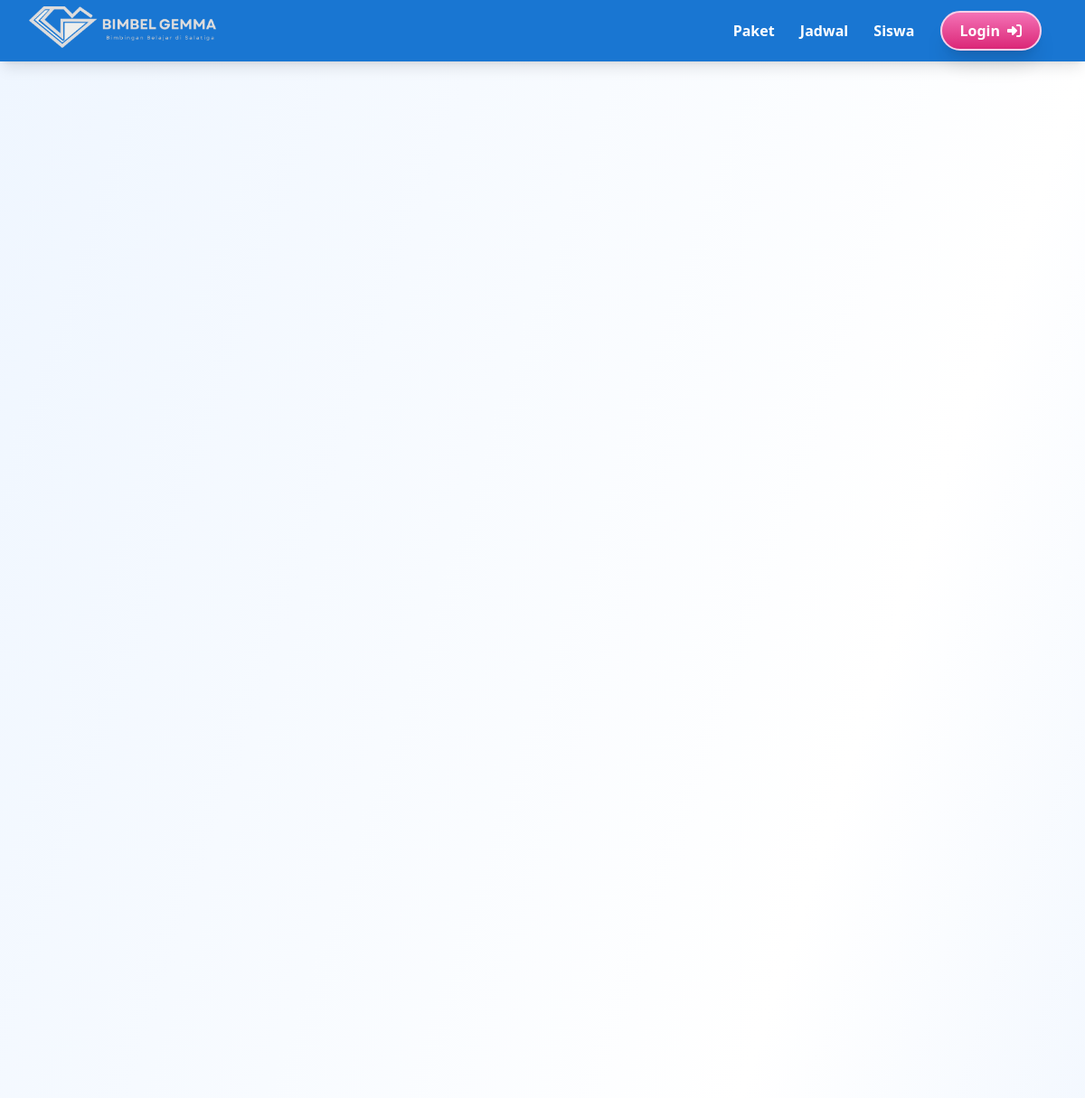
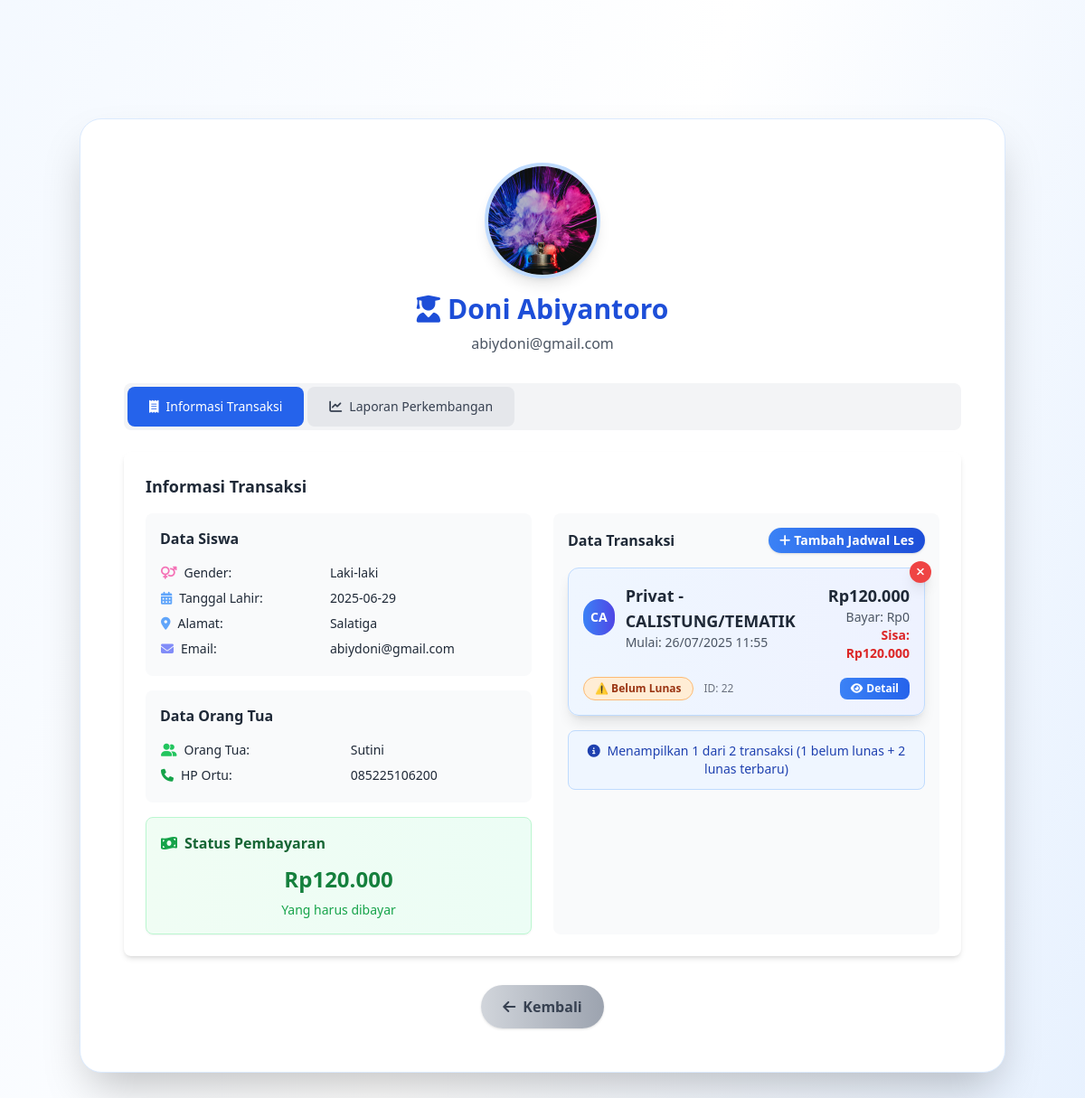
/detail_siswa.php?email=abiydoni@gmail.com, run on the app's committed database (2 pictures, top to bottom).
### tables this page shows
CREATE TABLE `tb_profile` (
  `id` int(11) NOT NULL,
  `nama` varchar(100) NOT NULL,
  `keterangan` varchar(225) NOT NULL,
  `alamat` varchar(255) NOT NULL,
  `email` varchar(100) NOT NULL,
  `wa` varchar(20) NOT NULL,
  `ig` varchar(50) NOT NULL,
  `logo1` varchar(100) NOT NULL,
  `logo2` varchar(100) NOT NULL,
  `tanggal` timestamp NOT NULL DEFAULT current_timestamp() ON UPDATE current_timestamp()
);

CREATE TABLE `tb_siswa` (
  `id` int(11) NOT NULL,
  `nama` varchar(100) NOT NULL,
  `gender` varchar(20) DEFAULT NULL,
  `tgl_lahir` date DEFAULT NULL,
  `ortu` varchar(100) DEFAULT NULL,
  `hp_ortu` varchar(30) DEFAULT NULL,
  `alamat` varchar(255) DEFAULT NULL,
  `email` varchar(100) DEFAULT NULL,
  `foto` varchar(100) DEFAULT NULL,
  `created_at` timestamp NOT NULL DEFAULT current_timestamp()
);

CREATE TABLE `tb_trx` (
  `id` int(11) NOT NULL,
  `email` varchar(100) NOT NULL,
  `paket` varchar(50) NOT NULL,
  `mapel` varchar(100) NOT NULL,
  `harga` int(11) NOT NULL,
  `bayar` int(11) NOT NULL,
  `status` tinyint(1) NOT NULL,
  `tanggal` timestamp NOT NULL DEFAULT current_timestamp() ON UPDATE current_timestamp(),
  `id_tentor` int(11) DEFAULT NULL
);

CREATE TABLE `tb_mapel` (
  `id` int(11) NOT NULL,
  `kode` varchar(10) NOT NULL,
  `nama` varchar(100) NOT NULL,
  `keterangan` varchar(255) NOT NULL,
  `status` tinyint(1) NOT NULL,
  `tanggal` timestamp NOT NULL DEFAULT current_timestamp() ON UPDATE current_timestamp()
);

CREATE TABLE `tb_paket` (
  `id` int(11) NOT NULL,
  `Kode` varchar(10) NOT NULL,
  `nama` varchar(100) NOT NULL,
  `keterangan` varchar(255) NOT NULL,
  `jenjang` varchar(20) NOT NULL,
  `harga` int(11) NOT NULL,
  `status` tinyint(1) NOT NULL,
  `tanggal` timestamp NOT NULL DEFAULT current_timestamp() ON UPDATE current_timestamp()
);

### detail_siswa.php (the view, shortened to what this page needs)
<?php
include 'includes/header.php';
include 'api/db.php';
$email = isset($_GET['email']) ? $_GET['email'] : '';
$siswa = null;
if ($email) {
  $stmt = $pdo->prepare('SELECT * FROM tb_siswa WHERE email = ? LIMIT 1');
  $stmt->execute([$email]);
  $siswa = $stmt->fetch(PDO::FETCH_ASSOC);
}
$foto = isset($siswa['foto']) && $siswa['foto'] ? 'assets/img/profile/' . $siswa['foto'] : 'assets/img/profile/default.png';
$trx = [];
if (!empty($siswa['email'])) {
  try {
    $stmt = $pdo->prepare('SELECT t.id, t.paket, t.harga, t.bayar, t.status, t.tanggal, p.nama as nama_paket, t.mapel, m.nama as nama_mapel FROM tb_trx t LEFT JOIN tb_paket p ON t.paket = p.kode LEFT JOIN tb_mapel m ON t.mapel = m.kode WHERE t.email = ? ORDER BY t.tanggal DESC');
    $stmt->execute([$siswa['email']]);
    $trx = $stmt->fetchAll(PDO::FETCH_ASSOC);
    foreach ($trx as $i => $t) {
      $stmt2 = $pdo->prepare('SELECT id, tanggal, jam_trx FROM tb_trx_tanggal WHERE id_trx = ? ORDER BY tanggal, jam_trx');
      $stmt2->execute([$t['id']]);
      $trx[$i]['jadwal'] = $stmt2->fetchAll(PDO::FETCH_ASSOC);
    }
  } catch (Exception $e) {}
}
?>
<div class="min-h-screen flex items-center justify-center bg-gradient-to-br from-blue-50 via-white to-blue-100 py-10 px-2">
  <div class="w-full max-w-5xl bg-white rounded-3xl shadow-2xl p-8 md:p-12 border border-blue-100 relative mx-auto">
    <div class="text-center mb-8">
      <img src="<?= htmlspecialchars($foto) ?>" alt="Foto Siswa" class="w-32 h-32 rounded-full object-cover border-4 border-blue-200 shadow-lg mx-auto mb-4">
      <div class="text-3xl font-extrabold text-blue-700 flex items-center justify-center gap-2">
        <i class="fa-solid fa-user-graduate"></i> <?= htmlspecialchars($siswa['nama']) ?>
      </div>
      <p class="text-gray-600 mt-2"><?= htmlspecialchars($siswa['email']) ?></p>
    </div>
    <div class="flex space-x-1 bg-gray-100 p-1 rounded-lg mb-6">
      <button onclick="showTab('transaksi')" class="px-6 py-3 rounded-lg text-sm font-medium bg-blue-600 text-white transition-all">
        <i class="fa-solid fa-receipt mr-2"></i>Informasi Transaksi
      </button>
      <button onclick="showTab('perkembangan')" class="px-6 py-3 rounded-lg text-sm font-medium bg-gray-200 text-gray-700 transition-all">
        <i class="fa-solid fa-chart-line mr-2"></i>Laporan Perkembangan
      </button>
    </div>
    <div id="tab-content-transaksi" class="block">
      <div class="bg-white rounded-lg shadow-md p-6">
        <h3 class="text-lg font-semibold text-gray-800 mb-4">Informasi Transaksi</h3>
        <div class="grid grid-cols-1 lg:grid-cols-2 gap-6">
          <div class="space-y-4">
            <div class="bg-gray-50 rounded-lg p-4">
              <h4 class="font-semibold text-gray-800 mb-3">Data Siswa</h4>
              <table class="w-full text-sm">
                <tr><td class="py-1 pr-3"><i class="fa-solid fa-venus-mars text-pink-400 mr-2"></i>Gender:</td><td class="py-1"> <?= htmlspecialchars($siswa['gender']) ?></td></tr>
                <tr><td class="py-1 pr-3"><i class="fa-solid fa-calendar-days text-blue-400 mr-2"></i>Tanggal Lahir:</td><td class="py-1"> <?= htmlspecialchars($siswa['tgl_lahir']) ?></td></tr>
                <tr><td class="py-1 pr-3"><i class="fa-solid fa-location-dot text-blue-400 mr-2"></i>Alamat:</td><td class="py-1"> <?= htmlspecialchars($siswa['alamat']) ?></td></tr>
                <tr><td class="py-1 pr-3"><i class="fa-solid fa-envelope text-indigo-400 mr-2"></i>Email:</td><td class="py-1"> <?= htmlspecialchars($siswa['email']) ?></td></tr>
              </table>
            </div>
            <div class="bg-gray-50 rounded-lg p-4">
              <h4 class="font-semibold text-gray-800 mb-3">Data Orang Tua</h4>
              <table class="w-full text-sm">
                <tr><td class="py-1 pr-3"><i class="fa-solid fa-user-group text-green-500 mr-2"></i>Orang Tua:</td><td class="py-1"> <?= htmlspecialchars($siswa['ortu']) ?></td></tr>
                <tr><td class="py-1 pr-3"><i class="fa-solid fa-phone text-green-600 mr-2"></i>HP Ortu:</td><td class="py-1"> <?= htmlspecialchars($siswa['hp_ortu']) ?></td></tr>
              </table>
            </div>
            <?php
            $total_sisa = array_sum(array_map(function($t) { return max(0, $t['harga'] - $t['bayar']); }, $trx));
            ?>
            <div class="bg-gradient-to-r from-green-50 to-emerald-50 rounded-lg p-4 border border-green-200 shadow-sm">
              <h4 class="font-semibold text-green-800 mb-3 flex items-center gap-2">
                <i class="fa-solid fa-money-bill-wave text-green-600"></i>Status Pembayaran
              </h4>
              <div class="text-center">
                <?php if ($total_sisa > 0): ?>
                <div class="text-2xl font-bold text-green-700 mb-2">
                  Rp<?= number_format($total_sisa,0,',','.') ?>
                </div>
                <p class="text-sm text-green-600">Yang harus dibayar</p>
                <?php endif; ?>
              </div>
            </div>
          </div>
          <div class="bg-gray-50 rounded-lg p-4">
            <div class="flex items-center justify-between mb-4">
              <h4 class="font-semibold text-gray-800">Data Transaksi</h4>
              <button id="btn-tambah-trx" class="px-3 py-1 bg-gradient-to-r from-blue-500 to-blue-700 text-white font-semibold rounded-full shadow hover:scale-105 hover:shadow-lg transition flex items-center gap-1 text-sm whitespace-nowrap">
                <i class="fa-solid fa-plus"></i> Tambah Jadwal Les
              </button>
            </div>
            <?php if (empty($trx)): ?>
              <div class="text-gray-500 italic text-center py-8">Belum ada transaksi untuk siswa ini.</div>
            <?php else: ?>
              <?php
              $trx_lunas = [];
              $trx_belum_lunas = [];
              foreach($trx as $t) {
                $sisa = $t['harga'] - $t['bayar'];
                if ($sisa <= 0) {
                  $trx_lunas[] = $t;
                } else {
                  $trx_belum_lunas[] = $t;
                }
              }
              $trx_to_show = [];
              if (empty($trx_belum_lunas)) {
                $trx_to_show = array_slice($trx_lunas, 0, 3);
              } elseif (count($trx_belum_lunas) == 1 && count($trx_lunas) >= 2) {
                $trx_to_show = array_merge($trx_belum_lunas, array_slice($trx_lunas, 0, 2));
              } elseif (count($trx_belum_lunas) == 2 && count($trx_lunas) >= 1) {
                $trx_to_show = array_merge($trx_belum_lunas, array_slice($trx_lunas, 0, 1));
              } elseif (count($trx_belum_lunas) == 3) {
                $trx_to_show = $trx_belum_lunas;
              } else {
                $trx_to_show = $trx_belum_lunas;
              }
              ?>
              <div class="space-y-4">
                <?php foreach($trx_to_show as $t):
                  $sisa = $t['harga'] - $t['bayar'];
                  $lunas = $sisa <= 0;
                ?>
                  <div class="bg-gradient-to-r from-blue-50 to-indigo-50 rounded-xl p-4 border border-blue-200 shadow-lg hover:shadow-xl transition-all duration-300 relative">
                    <button onclick="<?= $lunas ? 'return false;' : 'hapusTransaksi(' . $t['id'] . ')' ?>"
                            class="absolute -top-2 -right-2 w-6 h-6 <?= $lunas ? 'bg-gray-400 cursor-not-allowed' : 'bg-red-500 hover:bg-red-600' ?> text-white rounded-full flex items-center justify-center text-xs transition-all duration-200 <?= $lunas ? '' : 'hover:scale-110' ?> shadow-lg"
                            <?= $lunas ? 'disabled title="Transaksi lunas tidak dapat dihapus"' : '' ?>>
                      <i class="fa-solid fa-times"></i>
                    </button>
                    <div class="flex justify-between items-start mb-4">
                      <div class="flex items-center gap-3">
                        <div class="w-10 h-10 bg-gradient-to-r from-blue-500 to-indigo-600 rounded-full flex items-center justify-center text-white font-bold text-sm">
                          <?= strtoupper(substr($t['nama_mapel'], 0, 2)) ?>
                        </div>
                        <div>
                          <h4 class="font-bold text-gray-800 text-lg"><?= htmlspecialchars($t['nama_paket']) ?> - <?= htmlspecialchars($t['nama_mapel']) ?></h4>
                          <p class="text-sm text-gray-600">Mulai: <?= date('d/m/Y H:i', strtotime($t['tanggal'])) ?></p>
                        </div>
                      </div>
                      <div class="text-right">
                        <div class="text-lg font-bold text-gray-800">Rp<?= number_format($t['harga'],0,',','.') ?></div>
                        <div class="text-sm text-gray-600">Bayar: Rp<?= number_format($t['bayar'],0,',','.') ?></div>
                        <div class="text-sm <?= $lunas ? 'text-green-600' : 'text-red-600' ?> font-semibold">
                          Sisa: Rp<?= number_format($sisa,0,',','.') ?>
                        </div>
                      </div>
                    </div>
                    <div class="flex justify-between items-center">
                      <div class="flex items-center gap-3">
                        <span class="px-3 py-1 rounded-full text-xs font-bold <?= $lunas ? 'bg-green-100 text-green-800 border border-green-300' : 'bg-orange-100 text-orange-800 border border-orange-300' ?>">
                          <?= $lunas ? '✅ Lunas' : '⚠️ Belum Lunas' ?>
                        </span>
                        <span class="text-xs text-gray-500">ID: <?= $t['id'] ?></span>
                      </div>
                      <div class="flex gap-2">
                        <button onclick="viewTransaksiDetail(<?= $t['id'] ?>)" class="px-3 py-1 bg-gradient-to-r from-blue-500 to-blue-600 text-white text-xs font-semibold rounded-lg hover:from-blue-600 hover:to-blue-700 transition-all duration-200 flex items-center gap-1">
                          <i class="fa-solid fa-eye"></i> Detail
                        </button>
                      </div>
                    </div>
                  </div>
                <?php endforeach; ?>
              </div>
              <?php if (count($trx) > count($trx_to_show)): ?>
                <div class="mt-4 p-3 bg-blue-50 border border-blue-200 rounded-lg">
                  <p class="text-blue-800 text-sm text-center">
                    <i class="fa-solid fa-info-circle mr-1"></i>
                    Menampilkan <?= count($trx_to_show) ?> dari <?= count($trx) ?> transaksi
                    <?php if (empty($trx_belum_lunas)): ?>
                      (semua lunas)
                    <?php elseif (count($trx_belum_lunas) == 1): ?>
                      (1 belum lunas + 2 lunas terbaru)
                    <?php elseif (count($trx_belum_lunas) == 2): ?>
                      (2 belum lunas + 1 lunas terbaru)
                    <?php elseif (count($trx_belum_lunas) == 3): ?>
                      (3 belum lunas)
                    <?php else: ?>
                      (semua yang belum lunas)
                    <?php endif; ?>
                  </p>
                </div>
              <?php endif; ?>
            <?php endif; ?>
          </div>
        </div>
      </div>
    </div>
    <div class="flex justify-center mt-8">
      <a href="javascript:history.back()" class="px-6 py-3 bg-gradient-to-r from-gray-300 to-gray-400 text-gray-700 font-bold rounded-full shadow hover:scale-105 hover:shadow-xl transition flex items-center gap-2">
        <i class="fa-solid fa-arrow-left"></i> Kembali
      </a>
    </div>
  </div>
</div>
<link rel="stylesheet" href="https://cdn.jsdelivr.net/npm/flatpickr/dist/flatpickr.min.css">
<?php include 'includes/footer.php'; ?>

### includes/header.php (shortened to what this page needs)
<!DOCTYPE html>
<html lang="id">
<head>
    <script src="https://cdn.tailwindcss.com"></script>
    <link rel="stylesheet" href="https://cdnjs.cloudflare.com/ajax/libs/font-awesome/6.4.0/css/all.min.css">
</head>
<body class="bg-gradient-to-br from-blue-50 via-pink-50 to-yellow-50 min-h-screen text-gray-800">
    <nav id="navbar" class="fixed top-0 left-0 w-full bg-[#1976D2] shadow-lg z-50">
        <div class="max-w-6xl mx-auto flex items-center justify-between px-6 py-3">
            <a href="/" class="flex items-center font-extrabold text-2xl text-white tracking-wide hover:opacity-80 transition">
                <?php
                include_once __DIR__ . '/../api/db.php';
                try {
                  $stmt = $pdo->query('SELECT nama, alamat, ig, wa, keterangan, logo1 FROM tb_profile LIMIT 1');
                  $row = $stmt->fetch(PDO::FETCH_ASSOC);
                  if ($row) {
                    $logo1 = (isset($row['logo1']) && $row['logo1'] && strpos($row['logo1'], '/') === false) ? 'assets/img/' . $row['logo1'] : $row['logo1'];
                  }
                } catch (Exception $e) {}
                ?>
                <img src="<?= htmlspecialchars($logo1) ?>" alt="Logo" class="w-auto h-12 -ml-4 -mt-2 mr-2 object-contain" style="filter: hue-rotate(200deg) saturate(2);">
            </a>
            <div class="space-x-6 text-base font-semibold">
                <a href="#paket" class="hover:text-yellow-300 text-white transition">Paket</a>
                <a href="#jadwal" class="hover:text-yellow-300 text-white transition">Jadwal</a>
                <a href="#promo" class="hover:text-yellow-300 text-white transition">Siswa</a>
                <a href="login.php" class="ml-2 px-5 py-2 bg-gradient-to-b from-pink-400 to-pink-600 text-white font-extrabold rounded-full border-2 border-pink-200 shadow-xl transition inline-flex items-center gap-2 hover:scale-105 focus:scale-105">
                    <span>Login</span>
                    <i class="fa-solid fa-right-to-bracket text-base"></i>
                </a>
            </div>
        </div>
    </nav>
    <div class="h-16"></div>

### includes/footer.php (shortened to what this page needs)
</body>
</html>

### data on the page
tb_profile: logo1 (picture)
tb_siswa: foto (picture), nama "Doni Abiyantoro", email "abiydoni@gmail.com", gender "Laki-laki", tgl_lahir "2025-06-29", alamat "Salatiga", ortu "Sutini", hp_ortu "085225106200"
tb_trx: tb_mapel.nama "CA", tb_paket.nama "Privat", tb_mapel.nama "CALISTUNG/TEMATIK", tanggal "26/07/2025 11:55", harga "120.000", bayar "0", sisa "120.000", shows "⚠️ Belum Lunas", id "22"

### other printed values
$total_sisa "120.000"
count($trx_to_show) "1"
count($trx) "2"
